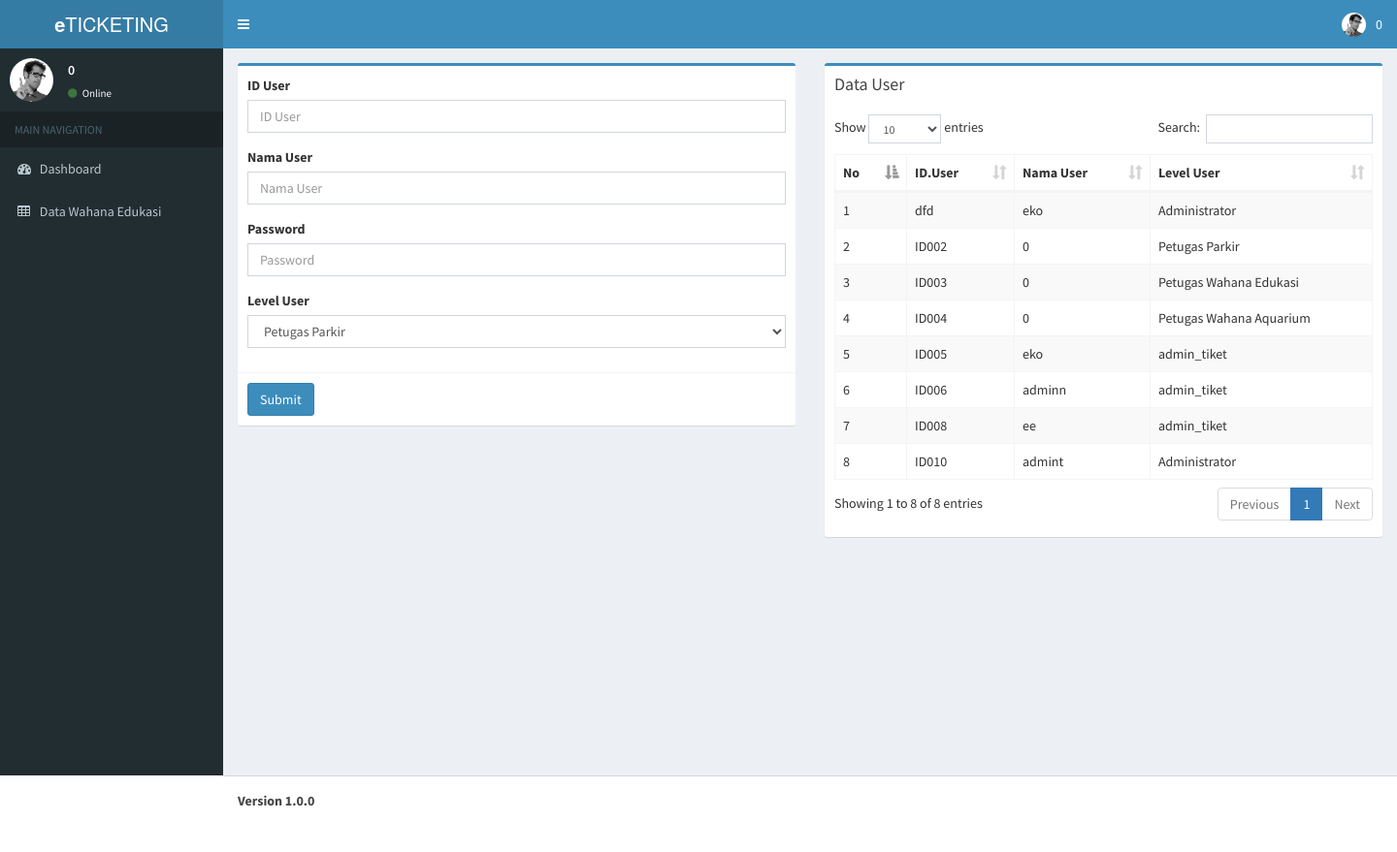
The app's page /pages/add_user.php (signed in) with its own data.
### tables this page shows
CREATE TABLE `tb_user` (
  `id_user` varchar(10) NOT NULL,
  `password` varchar(100) NOT NULL DEFAULT '0',
  `level` varchar(100) NOT NULL DEFAULT '0',
  `nama_user` varchar(100) NOT NULL DEFAULT '0'
);

### pages/add_user.php (the view, shortened to what this page needs)
<?php
include('header.php');
?>
  <div class="content-wrapper">
    <section class="content">
      <div class="row">
        <div class="col-md-6">
          <div class="box box-primary">
                <form role="form" method="post">
                  <div class="box-body">
                    <div class="form-group">
                      <label for="exampleInputEmail1">ID User</label>
                      <input type="text" name="id_user" class="form-control" id="exampleInputEmail1" placeholder="ID User" required oninvalid="this.setCustomValidity('Data Tidak Boleh Kosong!')" oninput="setCustomValidity('')">
                    </div>
                    <div class="form-group">
                      <label for="exampleInputPassword1">Nama User</label>
                      <input type="text" name="nama" class="form-control" id="exampleInputPassword1" placeholder="Nama User" required oninvalid="this.setCustomValidity('Data Tidak Boleh Kosong!')" oninput="setCustomValidity('')">
                    </div>
                    <div class="form-group">
                      <label for="exampleInputPassword1">Password</label>
                      <input type="password" name="password" class="form-control" id="exampleInputPassword1" placeholder="Password" required oninvalid="this.setCustomValidity('Data Tidak Boleh Kosong!')" oninput="setCustomValidity('')">
                    </div>
                    <div class="form-group">
                      <label for="exampleInputPassword1">Level User</label><br>
                    <select name="level" class="form-control" required>
                      <option value="Petugas Parkir">Petugas Parkir</option>
                    </select>
                    </div>
                  </div>
                  <div class="box-footer">
                    <button type="submit" name="user" class="btn btn-primary">Submit</button>
                  </div>
                </form>
          </div>
</div>
<div class="col-xs-6">
          <div class="box box-primary">
            <div class="box-header">
              <h3 class="box-title">Data User</h3>
            </div>
            <div class="box-body">
              <table id="example1" class="table table-bordered table-striped">
                <thead>
                <tr>
                <th>No</th>
                  <th>ID.User</th>
                  <th>Nama User</th>
                  <th>Level User</th>
                </tr>
                </thead>
                <tbody>
                <?php
                include '../config.php';
                $no=1;
                $query = mysqli_query($connect, "SELECT * FROM tb_user");
                while ($data = mysqli_fetch_array($query)) {
                ?>
                <tr>
                  <td><?php echo $no++;?></td>
                  <td><?php echo $data['id_user'];?></td>
                  <td><?php echo $data['nama_user'];?></td>
                  <td><?php echo $data['level'];?></td>
                </tr>
                <?php
                }
                ?>
                </tbody>
              </table>
            </div>
          </div>
        </div>
</div>
        </div>
      </div>
 <?php
 include('footer.php');
?>

### records on screen
tb_user: id_user "dfd", nama_user "eko", level "Administrator"
tb_user: id_user "ID002", nama_user "0", level "Petugas Parkir"
tb_user: id_user "ID003", nama_user "0", level "Petugas Wahana Edukasi"
tb_user: id_user "ID004", nama_user "0", level "Petugas Wahana Aquarium"
tb_user: id_user "ID005", nama_user "eko", level "admin_tiket"
tb_user: id_user "ID006", nama_user "adminn", level "admin_tiket"
tb_user: id_user "ID008", nama_user "ee", level "admin_tiket"
tb_user: id_user "ID010", nama_user "admint", level "Administrator"

### other values on screen
$_SESSION['nama_user'] "0"
